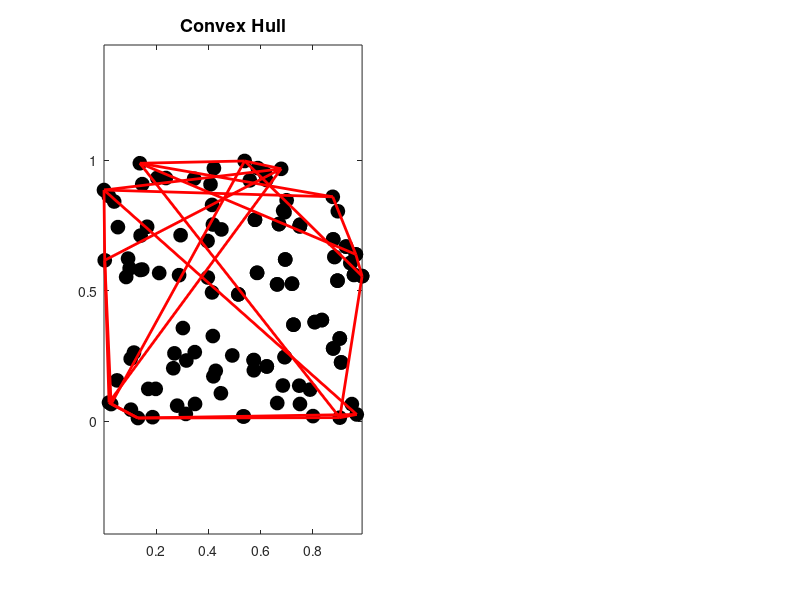

Recreate this plot in MATLAB. (Note: this script raises an error after producing the figure.)
%---------------------------------------------------------------------------------%
% Description:
%
%   - Concave Hull Generation from 2-dimensional data set
%       - Generate concave hull using K-nearest neighbour method
%       - Based on the paper: A K-NEAREST NEIGHBOURS APPROACH FOR THE COMPUTATION
%                             OF THE REGION OCCUPIED BY A SET OF POINTS.                 
%                             By Adriano Moreira and Maribel Yasmina Santos 2007
%
% External function used:
%   - GetFirstPoint      : Returns index of first point, which has the lowest y value
%   - removePoint        : Remove the specified point from given dataset
%   - GetNearestNeighbors: Returns indices of k nearest neighbors of point in dataset
%   - SortByAngle        : Sorts the k nearest points given by angle
%   - doLinesIntersect   : Check if line segments (a-b) and (c-d) intersect.
%   - hullLength         : Returns the total length of a hull (convex/concave)
%
% Inspired by: <https://codeclimate.com/github/sebastianbeyer/concavehull>
%
% Author: Bodhisattwa Chakraborty | bodhisattwa.chakraborty@gmail.com
%
% Copyright (c) 2017 Bodhisattwa Chakraborty
%
% Permission is hereby granted, free of charge, to any person obtaining a copy
% of this software and associated documentation files (the "Software"), to deal
% in the Software without restriction, subject to the following conditions:
% 
% The above copyright notice and this permission notice shall be included in 
% all copies or substantial portions of the Software.
%
% @ created: 20-MARCH-2017
%
% @ Modified: 27-MARCH-2017
%             30-MARCH-2017
%
% Change Log:
%           - 27.03.2017: Bug fixes
%           - 30.03.2017: Added function to measeure the total length of
%                         concave/convex hull; measure of concaveness
%          
%---------------------------------------------------------------------------------%

%---------------------------------------------------------------------------------%

clc; close all; clear; warning('off', 'all')

%% Initial value of K: No. of nearest neighbours to be considered 
%  (should be greater than or equal to 3) 
K = 5;
fprintf('Started with k = %d\n', K);

%% Read Data
points = csvread('SimpleData.csv');
xdata = points(:,1);
ydata = points(:,2);

%% Generate Convex Hull
startTimeHull = tic;
runTime_convexHull = [];

% Generate N-D convex hull
[cnvx, vol] = convhulln(points);

timeConvexHull = toc(startTimeHull);
runTime_convexHull = [runTime_convexHull timeConvexHull];

% Plot the convex hull
figure('Color',[1 1 1]), subplot(121),
plot(xdata, ydata, 'ko', 'MarkerFaceColor', 'k', 'MarkerSize', 10); hold on
plot(xdata(cnvx), ydata(cnvx), 'Color', 'r', 'LineWidth', 2)
axis equal
str = sprintf('Convex Hull');
title(str,'fontsize',13)
set(gcf, 'Position', get(0, 'ScreenSize'));

%% Concave Hull Generation
startTimeConcaveHull = tic;
runTime_concaveHull = [];

% Generate concave hull
concaveHull = concaveHull(points, K);

timeConcaveHull = toc(startTimeConcaveHull);
runTime_concaveHull = [runTime_concaveHull timeConcaveHull];

% Calculate the area (volume) occupied by the concave hull
areaConcvHull = polyarea(concaveHull(:,1), concaveHull(:,2));

% subplot(133)
subplot(122)
plot(xdata, ydata, 'ko', 'MarkerFaceColor', 'k', 'MarkerSize', 10); hold on
plot(concaveHull(:,1), concaveHull(:,2), 'Color', 'b', 'LineWidth', 2)
axis equal
str = sprintf('Concave Hull');
title(str,'fontsize',13)

%% Measure of Concaveness
% $$CM(c) = (Concave total length - Convex total
% length)/ Convex total length$$
convexHull = [xdata(cnvx(:,1)) ydata(cnvx(:,1))];
convexLen = hullLength(convexHull);
concaveLen = hullLength(concaveHull);

concaveness = (concaveLen-convexLen)/convexLen;

%% Display the parameters: Area and Measure of concaveness
fprintf('Area of convex hull: %0.4f\n', vol);
fprintf('Area of concave hull: %0.4f\n', areaConcvHull);
fprintf('Measure of concaveness: %0.4f\n', concaveness);

%% Run time estimation
fprintf('Runtime for Convex Hull Generation:  %0.6f seconds\n\n', mean(runTime_convexHull))
fprintf('Runtime for Concave Hull Generation:  %0.6f seconds\n\n', mean(runTime_concaveHull))

